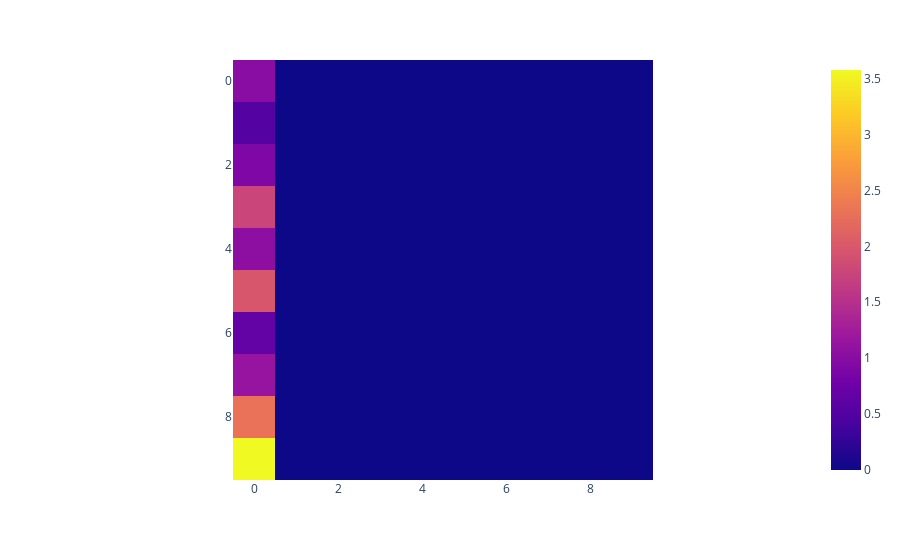

The cell this chart's notebook holds for it:
### Code cell
px.imshow(np.abs(attr[0:10, ]))
